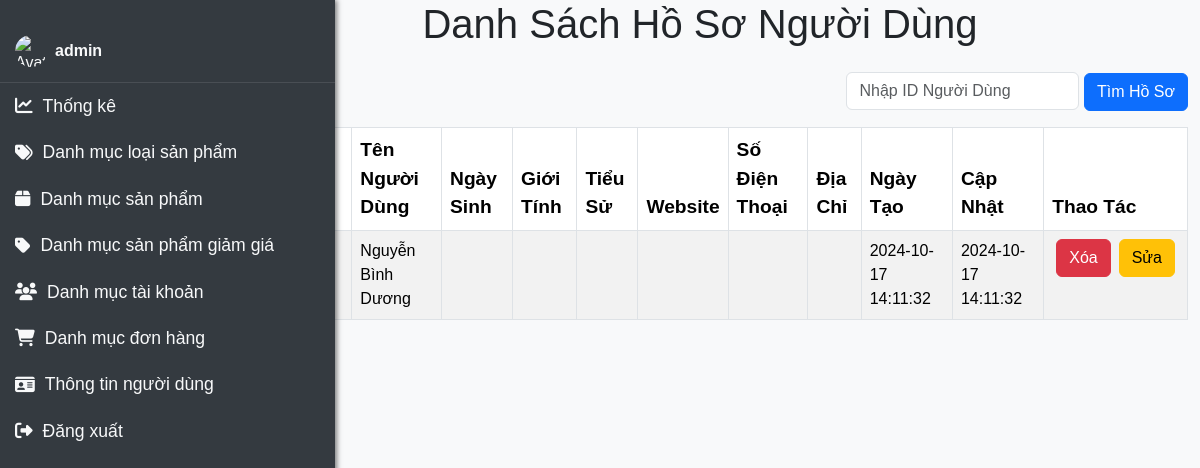
/Admin/Pages/list_profile.php (signed in), run on the app's committed database.
### tables this page shows
CREATE TABLE `profile_user` (
  `profile_id` int(11) NOT NULL,
  `user_id` int(11) NOT NULL,
  `date_of_birth` date DEFAULT NULL,
  `gender` enum('male','female','other') DEFAULT NULL,
  `bio` text DEFAULT NULL,
  `website` varchar(255) DEFAULT NULL,
  `location` varchar(100) DEFAULT NULL,
  `created_at` timestamp NOT NULL DEFAULT current_timestamp(),
  `updated_at` timestamp NOT NULL DEFAULT current_timestamp() ON UPDATE current_timestamp(),
  `address` varchar(255) DEFAULT NULL,
  `phone` varchar(15) DEFAULT NULL
);

CREATE TABLE `user` (
  `user_id` int(11) NOT NULL,
  `username` varchar(25) NOT NULL,
  `name` varchar(150) NOT NULL,
  `password` varchar(255) NOT NULL,
  `email` varchar(255) DEFAULT NULL,
  `role` tinyint(1) NOT NULL DEFAULT 0,
  `avatar` varchar(255) DEFAULT NULL,
  `created_at` timestamp NOT NULL DEFAULT current_timestamp(),
  `updated_at` timestamp NOT NULL DEFAULT current_timestamp() ON UPDATE current_timestamp(),
  `status` tinyint(1) NOT NULL DEFAULT 1,
  `last_login` timestamp NULL DEFAULT NULL
);

### Admin/Pages/list_profile.php (the view, shortened to what this page needs)
<?php
include('./admin_website.php');
include('../../connect_SQL/connect.php');
?>
<div class="container">
    <h1 class="text-center mb-4">Danh Sách Hồ Sơ Người Dùng</h1>
    <div class="text-end mb-3">
        <form method="POST" class="d-inline-block">
            <input type="number" name="user_id" placeholder="Nhập ID Người Dùng" class="form-control d-inline-block" style="width: auto;" required>
            <button type="submit" class="btn btn-primary">Tìm Hồ Sơ</button>
        </form>
    </div>
    <table id="danhsach" class="table table-striped table-bordered table-hover">
        <thead>
            <tr style="font-size: larger;">
                <th>ID Hồ Sơ</th>
                <th>ID Người Dùng</th>
                <th>Tên Người Dùng</th>
                <th>Ngày Sinh</th>
                <th>Giới Tính</th>
                <th>Tiểu Sử</th>
                <th>Website</th>
                <th>Số Điện Thoại</th>
                <th>Địa Chỉ</th>
                <th>Ngày Tạo</th>
                <th>Cập Nhật</th>
                <th>Thao Tác</th>
            </tr>
        </thead>
        <tbody>
            <?php
            if (empty($_POST['user_id'])) {
                $page = isset($_GET['page']) ? (int)$_GET['page'] : 1;
                $limit = 10;
                $offset = ($page - 1) * $limit;
                $sqlProfiles = "
                    SELECT p.*, u.name AS user_name FROM profile_user p
                    LEFT JOIN user u ON p.user_id = u.user_id
                    LIMIT ? OFFSET ?
                ";
                $stmt = $connect->prepare($sqlProfiles);
                $stmt->bind_param("ii", $limit, $offset);
                $stmt->execute();
                $resultProfiles = $stmt->get_result();
                while ($row = $resultProfiles->fetch_assoc()) {
                    echo "<tr>
                        <td>" . htmlspecialchars($row['profile_id']) . "</td>
                        <td>" . htmlspecialchars($row['user_id']) . "</td>
                        <td>" . htmlspecialchars($row['user_name']) . "</td>
                        <td>" . htmlspecialchars($row['date_of_birth']) . "</td>
                        <td>" . htmlspecialchars($row['gender']) . "</td>
                        <td>" . htmlspecialchars($row['bio']) . "</td>
                        <td>" . htmlspecialchars($row['website']) . "</td>
                        <td>" . htmlspecialchars($row['phone']) . "</td>
                        <td>" . htmlspecialchars($row['address']) . "</td>
                        <td>" . htmlspecialchars($row['created_at']) . "</td>
                        <td>" . htmlspecialchars($row['updated_at']) . "</td>
                        <td>
                            <div class='d-flex justify-content-center'>
                                <a href='../Includes/BE/delete_SQL.php?key=profile_id&table=profile_user&datakey=" . urlencode($row['profile_id']) . "' class='btn btn-danger mx-1'>Xóa</a>
                                <a href='form_profiles.php?datakey=" . urlencode($row['profile_id']) . "' class='btn btn-warning mx-1'>Sửa</a>
                            </div>
                        </td>
                    </tr>";
                }
            }
            ?>
        </tbody>
    </table>
</div>

### Admin/Includes/FE/menu.php (style rules this page uses)
body { font-family: 'Arial', sans-serif; background-color: #f8f9fa; display: flex; margin: 0; transition: margin-left 0.3s; }

### data on the page
profile_user: user.name "Nguyễn Bình Dương", created_at "2024-10-17 14:11:32", updated_at "2024-10-17 14:11:32"

### other printed values
$_SESSION['username'] "admin"
